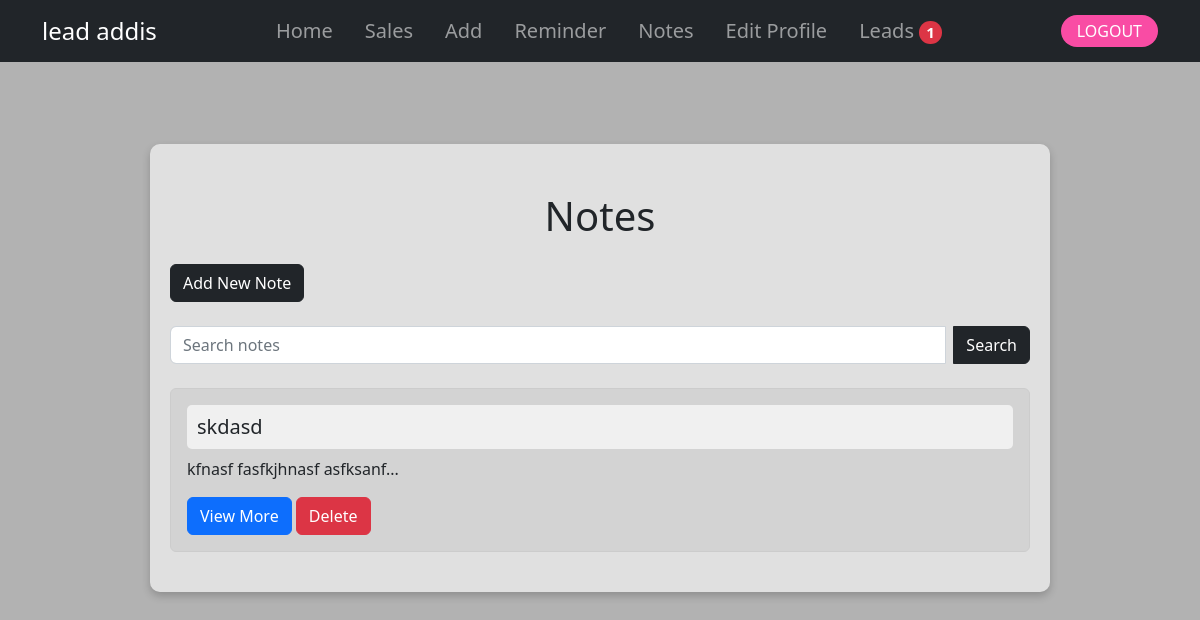
Screenshot of /Note.php (signed in) with the database file from the repository.
### tables this page shows
CREATE TABLE `users` (
  `id` int(11) NOT NULL,
  `phone` varchar(13) NOT NULL,
  `email` varchar(255) NOT NULL,
  `password` varchar(255) NOT NULL,
  `name` varchar(255) NOT NULL
);

CREATE TABLE `notes` (
  `id` int(11) NOT NULL,
  `user_id` int(11) NOT NULL,
  `title` varchar(255) NOT NULL,
  `content` text NOT NULL,
  `created_at` timestamp NOT NULL DEFAULT current_timestamp()
);

### Note.php (the view, shortened to what this page needs)
<?php
include "db_conn.php";
include "navbar.php";
$user_id = $_SESSION['user_id'];
$search_term = '';
$stmt = $conn->prepare("SELECT id, title, content FROM notes WHERE user_id = ? AND (title LIKE ? OR content LIKE ?)");
$search_param = '%' . $search_term . '%';
$stmt->bind_param("iss", $user_id, $search_param, $search_param);
$stmt->execute();
$result = $stmt->get_result();
$notes = $result->num_rows > 0 ? $result->fetch_all(MYSQLI_ASSOC) : [];
?>
<!DOCTYPE html>
<html lang="en">
<head>
    <link rel="stylesheet" href="https://cdnjs.cloudflare.com/ajax/libs/font-awesome/5.15.1/css/all.min.css">
    <link href="https://cdn.jsdelivr.net/npm/bootstrap@5.2.3/dist/css/bootstrap.min.css" rel="stylesheet">
</head>
<body>
    <div class="container-wrapper mt-5 pt-5">
        <h1 class="mb-4 text-center">Notes</h1>
        <button type="button" class="btn btn-dark mb-4" data-bs-toggle="modal" data-bs-target="#addNoteModal">
            Add New Note
        </button>
        <form class="d-flex mb-4" action="note.php" method="POST">
            <div class="input-group">
                <input class="form-control me-2" name="search" type="text" value="<?php echo htmlspecialchars($search_term); ?>" placeholder="Search notes" aria-label="Search">
                <button class="btn btn-dark" type="submit">Search</button>
            </div>
        </form>
        <?php if (!empty($notes)): ?>
            <?php foreach ($notes as $note): ?>
                <div class="card">
                    <div class="card-body">
                        <h5 class="card-title"><?php echo htmlspecialchars($note['title']); ?></h5>
                        <p class="card-text"><?php echo htmlspecialchars(substr($note['content'], 0, 100)); ?>...</p>
                        <button type="button" class="btn btn-primary" data-bs-toggle="modal" data-bs-target="#noteModal<?php echo $note['id']; ?>">
                            View More
                        </button>
                        <form action="note.php" method="POST" style="display:inline;">
                            <button type="submit" class="btn btn-danger">Delete</button>
                        </form>
                    </div>
                </div>
            <?php endforeach; ?>
        <?php else: ?>
            <p class="text-center text-dark">No notes found.</p>
        <?php endif; ?>
    </div>
</body>
</html>

### navbar.php (shortened to what this page needs)
<?php
include "db_conn.php";
$user_id = $_SESSION['user_id'];
$current_page = basename($_SERVER['PHP_SELF']);
$stmt = $conn->prepare("SELECT COUNT(*) as total_messages FROM message");
$stmt->execute();
$result = $stmt->get_result();
$row = $result->fetch_assoc();
$total_messages = $row['total_messages'];
$sql_user = "SELECT name FROM users WHERE id = ?";
$stmt_user = $conn->prepare($sql_user);
$stmt_user->bind_param("i", $user_id);
$stmt_user->execute();
$result_user = $stmt_user->get_result();
if ($result_user) {
    $user = $result_user->fetch_assoc();
    $user_name = $user['name'];
} else {
    die("Query failed: " . $conn->error);
}
?>
<nav class="navbar navbar-expand-lg navbar-dark bg-dark fixed-top">
  <div class="container">
    <a class="navbar-brand fs-4" href="#"><?php echo htmlspecialchars($user_name); ?></a>
    <div class="sidebar offcanvas offcanvas-start text-bg-dark" tabindex="-1" id="offcanvasDarkNavbar" aria-labelledby="offcanvasDarkNavbarLabel">
      <div class="offcanvas-body d-flex flex-column flex-lg-row p-4 p-lg-0">
        <ul class="navbar-nav justify-content-center align-items-center fs-5 flex-grow-1 pe-3">
          <li class="nav-item mx-2">
            <a class="nav-link <?php echo ($current_page == 'home.php') ? 'active' : ''; ?>" href="home.php">Home</a>
          </li>
          <li class="nav-item mx-2">
            <a class="nav-link <?php echo ($current_page == 'status.php') ? 'active' : ''; ?>" href="status.php">Sales</a>
          </li>
          <li class="nav-item mx-2">
            <a class="nav-link <?php echo ($current_page == 'add-new.php') ? 'active' : ''; ?>" href="add-new.php">Add</a>
          </li>
          <li class="nav-item mx-2">
            <a class="nav-link <?php echo ($current_page == 'cal.php') ? 'active' : ''; ?>" href="cal.php">Reminder
            </a>
          </li>
          <li class="nav-item mx-2">
            <a class="nav-link <?php echo ($current_page == 'note.php') ? 'active' : ''; ?>" href="Note.php">Notes</a>
          </li>
          <li class="nav-item mx-2">
            <a class="nav-link <?php echo ($current_page == 'update.php') ? 'active' : ''; ?>" href="update.php">Edit Profile</a>
          </li>
          <li class="nav-item mx-2">
            <a class="nav-link <?php echo ($current_page == 'leads.php') ? 'active' : ''; ?>" href="leads.php">Leads
              <?php if ($total_messages > 0): ?>
                <span class="badge bg-danger badge-circle"><?php echo $total_messages; ?></span>
              <?php endif; ?>
            </a>
          </li>
        </ul>
        <div class="d-flex justify-content-center flex-lg-row align-items-center gap-3">
          <a href="log.php?logout=<?php echo $user_id; ?>" class="text-white text-decoration-none px-3 py-1 rounded-4" style="background-color: #f94ca4">LOGOUT</a>
        </div>
      </div>
    </div>
  </div>
</nav>

### Note.php (style rules this page uses)
body { background: url('./assets/images/cloud.jpg') no-repeat center center fixed; background-size: cover; background-color: rgba(0, 0, 0, 0.3); }
.container-wrapper { background: rgba(255, 255, 255, 0.6); padding: 20px; border-radius: 10px; width: 80%; max-width: 900px; margin: 0 auto; box-shadow: 0 4px 8px rgba(0, 0, 0, 0.2); }
.card { margin-bottom: 20px; background-color: #d3d3d3; border: 1px solid #ccc; }
.card-title { background-color: #f0f0f0; padding: 10px; border-radius: 5px; }
.badge-circle { border-radius: 50%; padding: 0.5em 0.7em; font-size: 0.75em; height: 1.5em; width: 1.5em; display: inline-flex; justify-content: center; align-items: center; }

### rows the page displays
users: name "lead addis"
notes: title "skdasd", content "kfnasf fasfkjhnasf asfksanf"

### other values shown
$total_messages "1"
